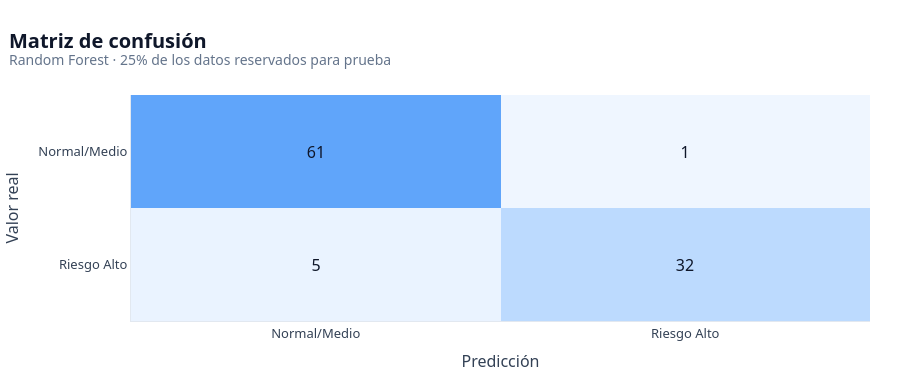

The cell this chart's notebook holds for it:
### Code cell
cm = confusion_matrix(y_test, y_pred)
etiquetas_clase = ["Normal/Medio", "Riesgo Alto"]

fig_cm = px.imshow(
    cm,
    text_auto=True,
    aspect="auto",
    x=etiquetas_clase,
    y=etiquetas_clase,
    color_continuous_scale=["#EFF6FF", "#DBEAFE", "#BFDBFE", "#93C5FD", "#60A5FA"],
    labels=dict(x="Predicción", y="Valor real", color="Casos"),
)
estilo_fig(
    fig_cm,
    "Matriz de confusión",
    "Random Forest · 25% de los datos reservados para prueba",
    height=380,
)
fig_cm.update_layout(coloraxis_showscale=False)
fig_cm.update_traces(textfont=dict(size=16, color="#0F172A"))
fig_cm.show()

### Figure 1 — Plotly figure (JSON) as saved in the notebook; plotly's stock layout.template omitted (floating-point values rounded to 4 significant figures)
{"data": [{"coloraxis": "coloraxis", "hovertemplate": "Predicción: %{x}<br>Valor real: %{y}<br>Casos: %{z}<extra></extra>", "name": "0", "textfont": {"color": "#0F172A", "size": 16}, "texttemplate": "%{z}", "type": "heatmap", "x": ["Normal/Medio", "Riesgo Alto"], "xaxis": "x", "y": ["Normal/Medio", "Riesgo Alto"], "yaxis": "y", "z": [[61, 1], [5, 32]]}], "layout": {"coloraxis": {"autocolorscale": false, "colorbar": {"title": {"text": "Casos"}}, "colorscale": [[0, "#EFF6FF"], [0.25, "#DBEAFE"], [0.5, "#BFDBFE"], [0.75, "#93C5FD"], [1, "#60A5FA"]], "showscale": false}, "font": {"color": "#334155", "family": "Segoe UI, Arial, sans-serif", "size": 13}, "height": 380, "hoverlabel": {"bgcolor": "white", "font": {"family": "Segoe UI, Arial", "size": 12}}, "legend": {"orientation": "h", "title": {"text": ""}, "traceorder": "normal", "x": 1, "xanchor": "right", "y": 1.02, "yanchor": "bottom"}, "margin": {"b": 45, "l": 20, "r": 30, "t": 95}, "paper_bgcolor": "white", "plot_bgcolor": "white", "title": {"font": {"color": "#0F172A", "size": 20}, "text": "<b>Matriz de confusión</b><br><sup style='color:#64748B'>Random Forest · 25% de los datos reservados para prueba</sup>", "x": 0.01, "xanchor": "left"}, "xaxis": {"anchor": "y", "domain": [0, 1], "gridcolor": "#F1F5F9", "linecolor": "#E2E8F0", "showgrid": false, "title": {"text": "Predicción"}}, "yaxis": {"anchor": "x", "autorange": "reversed", "domain": [0, 1], "gridcolor": "#F1F5F9", "linecolor": "#E2E8F0", "showgrid": true, "title": {"text": "Valor real"}, "zeroline": false}}}
